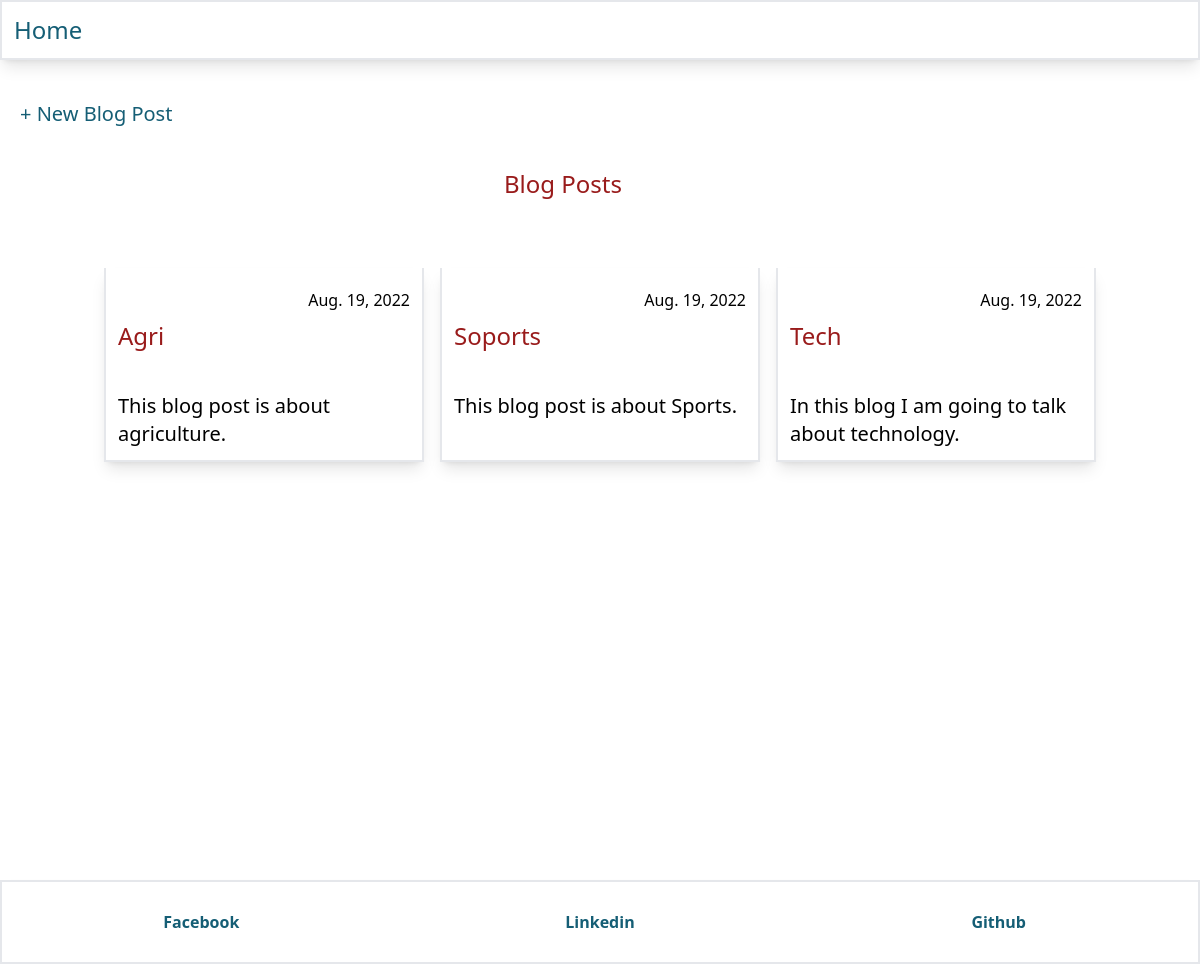
The page / on the database its author committed.
### blogs/models.py (models this page shows, shortened)
class Post(models.Model):
    title = models.CharField(max_length=200)
    description = models.CharField(max_length=400)
    auther = models.ForeignKey('auth.User', on_delete=models.CASCADE)
    body = models.TextField()
    created = models.DateTimeField(auto_now_add=True)
    updated = models.DateTimeField(auto_now=True)
    role = models.CharField(max_length=20, choices=BLOG_USER_CHOICES, default='owner')

### blogs/views.py (the view)
# urls.py: path('', blog_list_view, name='home'),
def blog_list_view(request):
    posts = Post.objects.all().order_by('-updated')
    template_name = 'home.html'
    template_dict = {
        'post_list': posts,
    }
    return render(request, template_name, template_dict)

### templates/home.html (shortened to what this page needs)
{% extends 'base.html' %}
{% block content %}
<div class="my-5 p-5">
    <a class="text-cyan-800 text-xl" href="{% url 'blog_add' %}">+ New Blog Post</a>
</div>
{% if post_list %}
<div class="h-20 my-5 mx-auto w-96 ">
    <h1 class="text-2xl text-red-800 my-5 mx-auto w-48">Blog Posts</h1>
</div>
{% else %}
<p class="text-orange-500 my-5 mx-auto w-96">No blog post is found, please try later.</p>
{% endif %}
<div class="flex justify-center space-x-5">
    <div class="grid grid-cols-1 gap-4 sm:grid-cols-2 md:grid-cols-3">
        {% for post in post_list %}
        <div class="border-2 border-t-0 p-3 w-80 shadow-lg">
            <div class="flex justify-between">
                <h2 class="text-2xl text-red-800 hover:text-sky-700 my-5 py-5"><a href="{% url 'blog_detail' post.id %}">{{post.title}}</a></h2>
                <p class="mt-2">{{post.updated | date}}</p>
            </div>
            <h3 class="text-xl">{{post.description}}</h3>
        </div>
    {% endfor %}
    </div>
</div>
{% endblock %}

### rows shown on the page
Post: title "Agri", updated "Aug. 19, 2022", description "This blog post is about agriculture."
Post: title "Soports", updated "Aug. 19, 2022", description "This blog post is about Sports."
Post: title "Tech", updated "Aug. 19, 2022", description "In this blog I am going to talk about technology."
